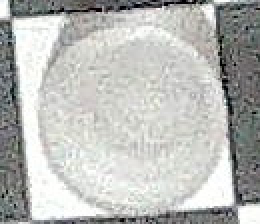
#> input picture chessFun/templates/black_pawn.jpg, 130 x 112 px (shown 2 times larger)
$ python -i cameraVisionTest.py   (imports and definitions only)
#> lines starting #> are read from the running program, lines starting #| are printed output that depends on the picture; after the words box and inside, x2 and y2 are one past the last pixel; in counts of white or black regions, pixels touching at a corner belong together
#> further down, picture is the input picture: shape (112, 130, 3); mean B, G, R 183.5, 186.5, 185.3
import cv2
import numpy as np
from typing import Dict, Tuple, Optional

class ChessMoveDetector:
    def __init__(self):
        self.squares = {}  # Coordinates of all squares
        self.initial_frame = None  # Frame before the move
        self.moved_frame = None  # Frame after the move
        self.square_size = None

    def preprocess_frame(self, frame: np.ndarray) -> np.ndarray:
        """Basic preprocessing to improve board detection."""
        gray = cv2.cvtColor(frame, cv2.COLOR_BGR2GRAY)
        blurred = cv2.GaussianBlur(gray, (5, 5), 0)
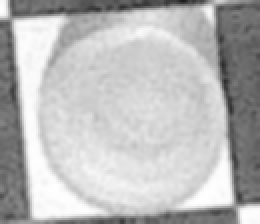
#> blurred: shape (112, 130) (shown 2 times larger); min 28, max 254, mean 185.7
        thresh = cv2.adaptiveThreshold(
            blurred, 255, cv2.ADAPTIVE_THRESH_GAUSSIAN_C,
            cv2.THRESH_BINARY, 11, 2
        )
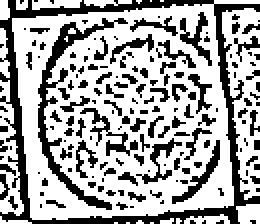
#> thresh: shape (112, 130) (shown 2 times larger); 65.5% white; 163 black regions (129 under 20 px), largest, box (x1, y1, x2, y2) and area: (0, 0, 130, 112) 1776, (19, 9, 64, 105) 616, (40, 54, 69, 78) 166
        return thresh

    # [125 lines left out: functions find_board, get_square_coordinates, detect_changes, draw_squares, main, not called in this run]

# [2 lines not run here, left out]

>>> import cv2
>>> picture = cv2.imread('templates/black_pawn.jpg')
>>> result = ChessMoveDetector().preprocess_frame(picture)

$ run again, on chessFun/templates/white_pawn.jpg
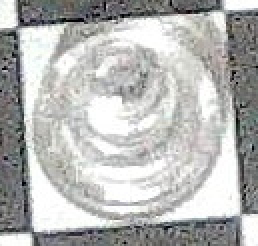
#> input picture chessFun/templates/white_pawn.jpg, 129 x 123 px (shown 2 times larger)
#> picture is the input picture: shape (123, 129, 3); mean B, G, R 180.8, 182.2, 181.6
#> in preprocess_frame, `blurred = cv2.GaussianBlur(gray, (5, 5), 0)`:
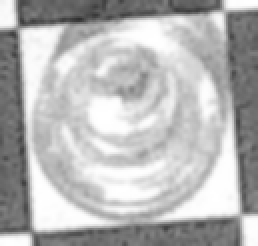
#> blurred: shape (123, 129) (shown 2 times larger); min 47, max 255, mean 181.9
#> in preprocess_frame, `thresh = cv2.adaptiveThreshold( blurred, 255, cv2.ADAPTIVE_THRESH_GAUS..`:
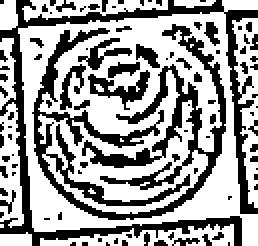
#> thresh: shape (123, 129) (shown 2 times larger); 61.3% white; 94 black regions (81 under 20 px), largest, box (x1, y1, x2, y2) and area: (16, 12, 113, 110) 2708, (0, 0, 129, 123) 1995, (44, 35, 75, 55) 222
